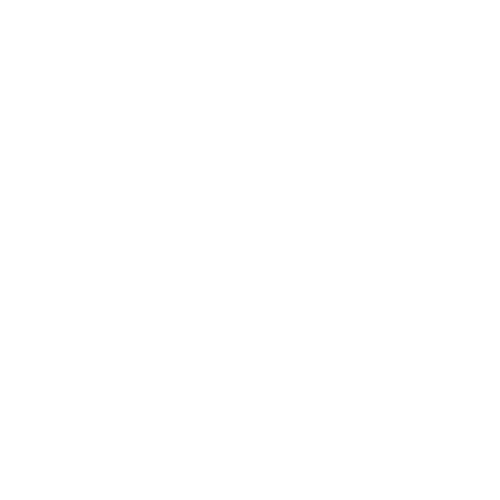
Frame 1 (no input)
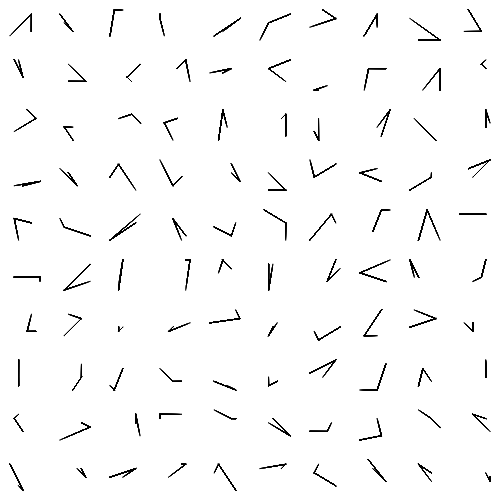
Frame 60 (no input)
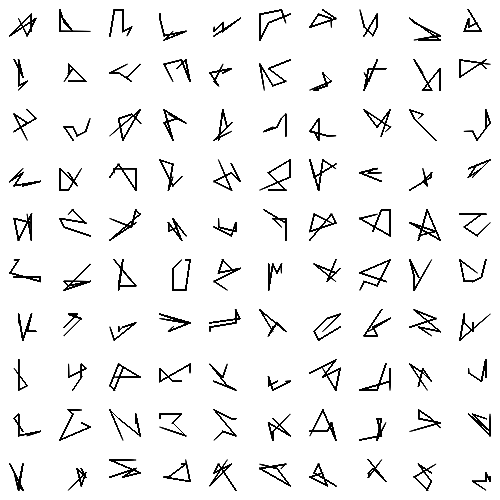
Frame 120 (the mouse pressed at the canvas centre since frame 60)

The p5.js sketch that drew these frames (run headless with seeded random() and noise() and a simulated clock; from frame 60 on, the mouse is pressed at the canvas centre):

// p5.js sketch
// ── sketch.js
// in order to have multiple grids, we need to turn our code from before
// into a class "MolnarGrid" which has all the properties and methods
// we previously created. 
// so we have done that in the new class MolnarGrid inside MolnarGrid.js

var frameInterval = 20; // how many frames per segment

var numMolnarGridsX = 10;
var numMolnarGridsY = 10;

var gridSizeX = 8;
var gridSizeY = 8;

var molnarGrids = [];

function setup() {
  createCanvas(500, 500);
  noFill();

  for (var x=0; x<numMolnarGridsX; x++) {
    for (var y=0; y<numMolnarGridsY; y++) {
      var mx = map(x, 0, numMolnarGridsX, 0, width);
      var my = map(y, 0, numMolnarGridsY, 0, height);
      var mwidth = width / numMolnarGridsX;
      var mheight = height / numMolnarGridsY;
      var margin = 10;
      
      var m = new MolnarGrid(mx, my, mwidth, mheight, gridSizeX, gridSizeY, margin);
      m.createOrder();
      molnarGrids.push(m);
    }
  }
}

function draw() {
  for (var i=0; i<molnarGrids.length; i++) {
    molnarGrids[i].draw();
  }
}


// ── MolnarGrid.js
function MolnarGrid(drawX, drawY, drawWidth, drawHeight, gridSizeX, gridSizeY, margin) {
  
  this.drawX = drawX;
  this.drawY = drawY;
  this.drawWidth = drawWidth;
  this.drawHeight = drawHeight;
  
  this.gridSizeX = gridSizeX;
  this.gridSizeY = gridSizeY;
  
  this.margin = margin;
  
  this.order=[];   // order is the 16-element array of our 16 corners in order
  this.lastToDraw = 0; // we want to draw the ordered vertices from 0->lastToDraw

  // this function will create a permutation of the array
  // of indexes corresponding to our 16 points
  this.getPosition = function(index) {
    var col = index % this.gridSizeX;  // use modulo (remainder) to get column of our index
    var row = floor(index / this.gridSizeX); // floor the division to get row of our index
    var x = map(col, 0, this.gridSizeX-1, this.drawX+this.margin, this.drawX+this.drawWidth-this.margin);
    var y = map(row, 0, this.gridSizeY-1, this.drawY+this.margin, this.drawY+this.drawHeight-this.margin);
    return {x: x, y: y};
  };

  // this function will create a permutation of the array
  // of indexes corresponding to our 16 points
  this.createOrder = function() {
    // order is our final permutation list
    this.order = [];     // clear order if we had filled it before
    
    // make new array of our indexes to sample from
    var all = [];
    for (var i=0; i<this.gridSizeX*this.gridSizeY; i++) {
      all.push(i);
    }
    
    for (var i=0; i<this.gridSizeX*this.gridSizeY; i++) {
      var index = floor(random(all.length));  // pick a random index
      this.order.push(all[index]); // append that element from 'all' into 'order'
      all.splice(index, 1); // remove it from 'all' so we don't sample from it again
      //println("all: "+all);   // print all and order to see what we have
      //println("order: "+this.order);
    }
  };
  
  // draw our grid
  this.draw = function() {
    
    // we can add 1 to lastToDraw every 15 frames like so
    var frameRemainder = frameCount % frameInterval;
    if (frameRemainder == 0) {   // this will evaluate to true every 60 frames
      this.lastToDraw = this.lastToDraw + 1;
      this.lastToDraw = min(this.lastToDraw, this.gridSizeX*this.gridSizeY); // we don't want lastToDraw to exceed the number of vertices we have
    }
    
    // this will draw all the current vertices
    beginShape();
    for (var i=0; i<this.lastToDraw; i++) {
      var index = this.order[i];
      var position = this.getPosition(index);
      vertex(position.x, position.y);
    }
    endShape();
    
    // before we reach the end, we can interpolate to the next vertex
    
    if (this.lastToDraw < this.gridSizeX*this.gridSizeY-1) {
    
      // we can use lerp (see lerp_101) to interpolate between
      // the last current vertex and the next current vertex. 
      // frameRemainder / frameInterval is our amount to interpolate
      var t = frameRemainder / frameInterval;
      var indexCurrent = this.order[this.lastToDraw - 1];  // index of our current last vertex
      var indexNext = this.order[min(this.lastToDraw, this.gridSizeX*this.gridSizeY-1)];   // next vertex, but don't exceed how many vertices we have
      
      // let's interpolate between (x, y) at indexCurrent and (x, y) at indexNext 
      var positionCurrent = this.getPosition(indexCurrent);
      var positionNext = this.getPosition(indexNext);
      
      // now let's get the x, y interpolated between positionCurrent and positionNext
      var xNext = lerp(positionCurrent.x, positionNext.x, t);
      var yNext = lerp(positionCurrent.y, positionNext.y, t);
      
      // draw the line from our last vertex to (xNext, yNext)
      line(positionCurrent.x, positionCurrent.y, xNext, yNext);
    }
  };

};
